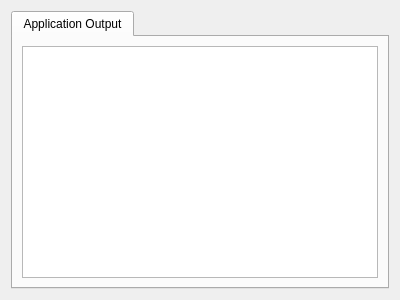
<?xml version="1.0" encoding="UTF-8"?>
<ui version="4.0">
 <class>OutView</class>
 <widget class="QWidget" name="OutView">
  <property name="geometry">
   <rect>
    <x>0</x>
    <y>0</y>
    <width>400</width>
    <height>300</height>
   </rect>
  </property>
  <property name="windowTitle">
   <string>Form</string>
  </property>
  <layout class="QGridLayout" name="gridLayout">
   <item row="0" column="0">
    <widget class="QTabWidget" name="tabWidget">
     <property name="sizePolicy">
      <sizepolicy hsizetype="Preferred" vsizetype="Preferred">
       <horstretch>0</horstretch>
       <verstretch>0</verstretch>
      </sizepolicy>
     </property>
     <widget class="QWidget" name="applicationOut">
      <attribute name="title">
       <string>Application Output</string>
      </attribute>
      <layout class="QGridLayout" name="gridLayout_2">
       <item row="0" column="0">
        <widget class="QTextEdit" name="output">
         <property name="readOnly">
          <bool>true</bool>
         </property>
        </widget>
       </item>
      </layout>
     </widget>
    </widget>
   </item>
  </layout>
 </widget>
 <resources/>
 <connections/>
</ui>
